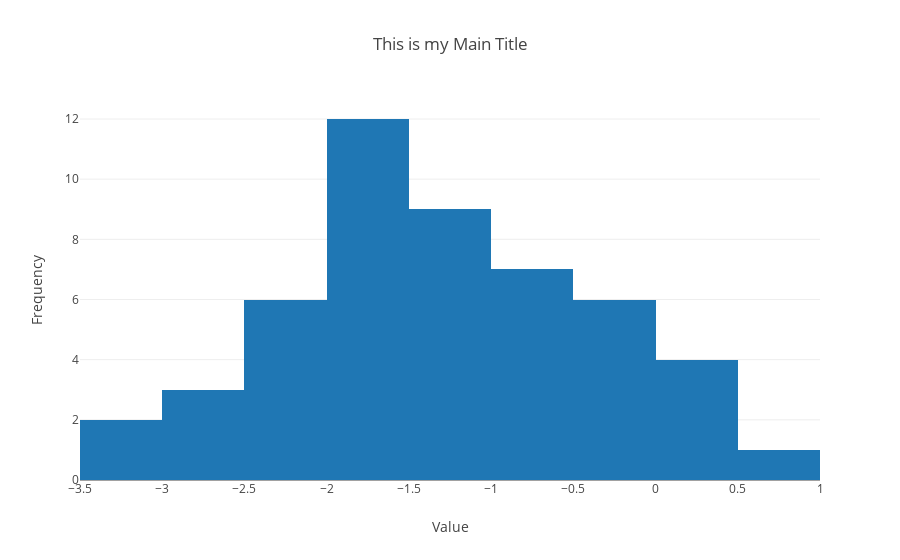

Source (notebook cell):
### Markdown cell above
Making a histogram (plotly)

### Code cell
data = [go.Histogram(x=y0)]
layout = go.Layout(
    title='This is my Main Title',
    yaxis=dict(
        title='Frequency'
    ),
    xaxis=dict(
        title='Value',
    ))
fig = go.Figure(data=data, layout=layout)

iplot(fig)

### Figure 1 — Plotly figure (JSON) as saved in the notebook; plotly's stock layout.template omitted (floating-point values rounded to 4 significant figures)
{"data": [{"type": "histogram", "x": [-2.69, -1.393, -2.319, -1.568, -0.8287, -3.097, -1.439, -2.875, -1.686, -1.586, -1.615, -0.9277, -0.1179, -2.822, -2.113, -1.415, 0.3171, -2.014, -2.221, -1.998, -1.371, -0.2161, 0.7101, -1.007, 0.1436, -0.4568, -1.279, -0.128, -1.921, -1.914, -0.8631, -1.254, -1.594, -0.343, 0.1405, -1.593, -0.6766, -0.5949, -1.405, -0.9368, -1.179, 0.122, -1.566, -2.18, -0.2958, -0.7154, -2.158, -1.521, -3.281, -1.856]}], "layout": {"title": "This is my Main Title", "xaxis": {"title": "Value"}, "yaxis": {"title": "Frequency"}}}
